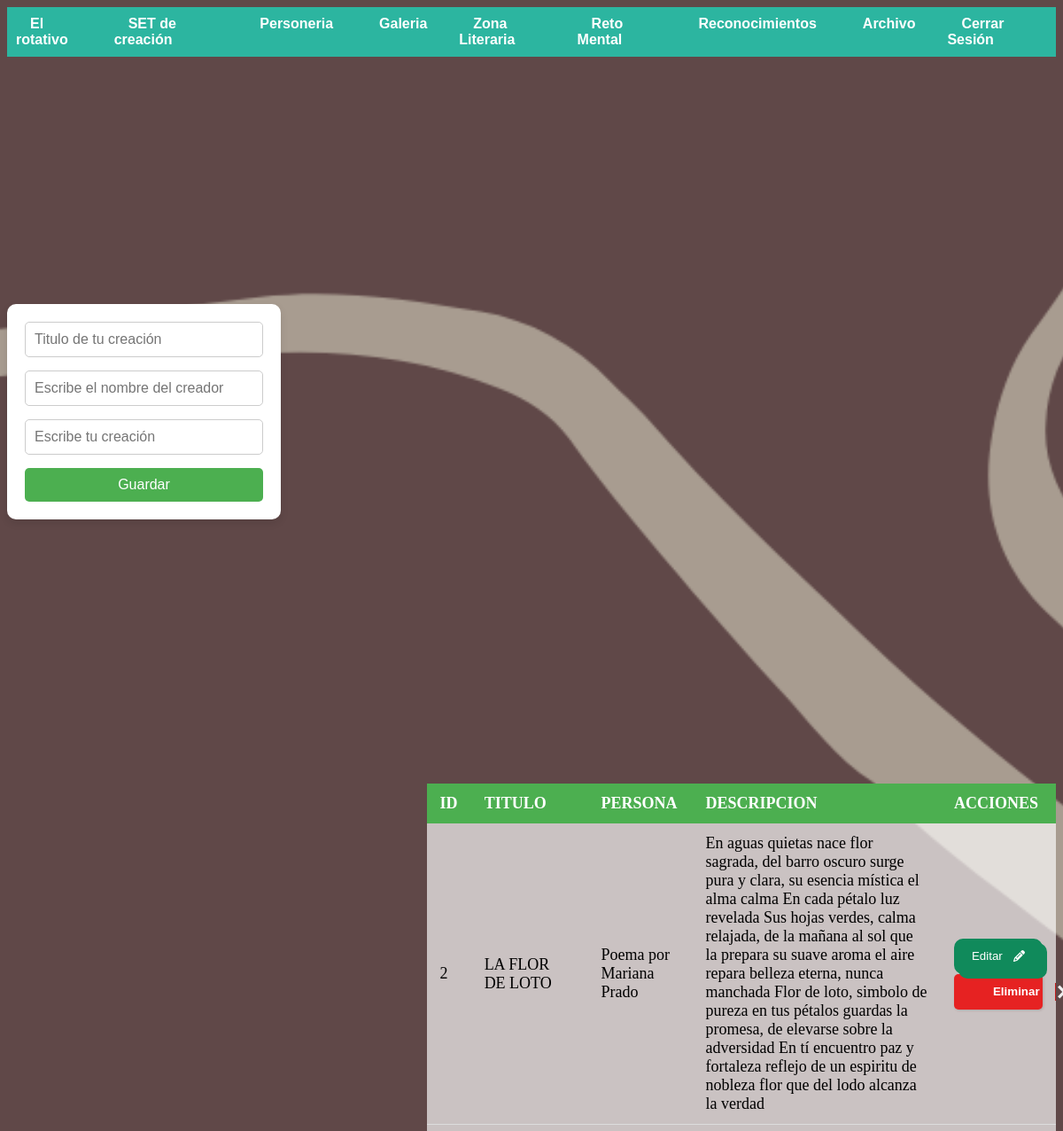
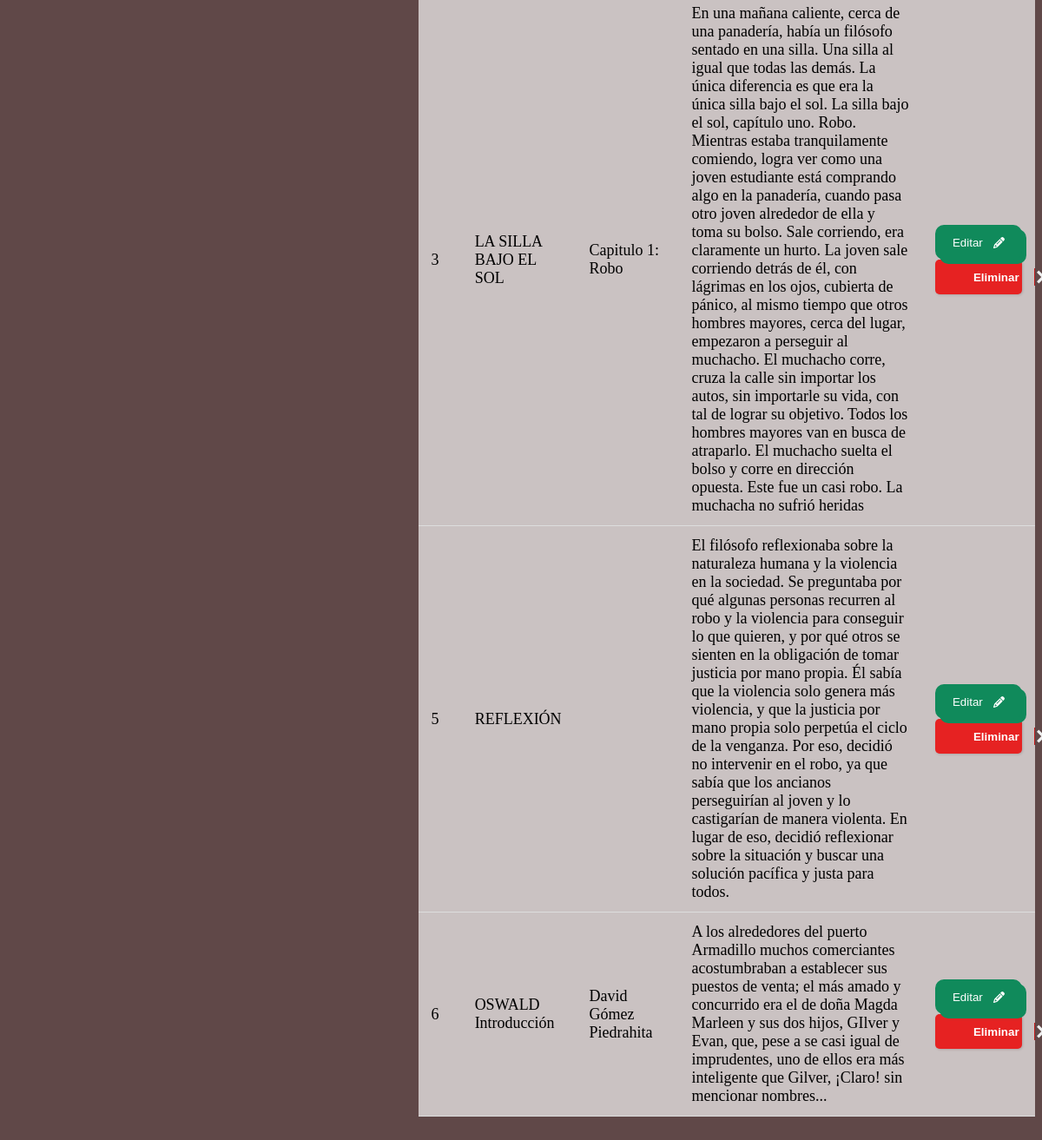
Page /administrador/zona_literaria.php (signed in) on the committed database (2 pictures, top to bottom).
### tables this page shows
CREATE TABLE `literaria` (
  `id` int(11) NOT NULL,
  `titulo` varchar(200) NOT NULL,
  `autor` varchar(100) NOT NULL,
  `descripcion` varchar(900) NOT NULL
);

### administrador/zona_literaria.php (the view, shortened to what this page needs)
<?php include("includes/header.php"); ?>
    <div class="contenedor">
        <div class="formulario">
            <div class="tarjeta">
                <form action="zona_literaria/guardar.php" method="POST">
                    <div class="grupo">
                        <input type="text" name="titulo" placeholder="Titulo de tu creación" autofocus>
                    </div>
                    <div class="grupo">
                        <input type="text" name="autor" rows="3" placeholder="Escribe el nombre del creador">
                    </div>
                    <div class="grupo">
                        <input type="text" name="descripcion" rows="3" placeholder="Escribe tu creación">
                    </div>
                    <input type="submit" name="guardar" value="Guardar">
                </form>
            </div>
        </div>
    </div>
     <div class="muestras">
        <table>
            <thead>
                <tr>
                    <th>id</th>
                    <th>titulo</th>
                    <th>persona</th>
                    <th>descripcion</th>
                    <th>acciones</th>
                 </tr>
            </thead>
            <tbody>
            <?php
                    $query = "SELECT * FROM literaria";
                    $result_ = mysqli_query($conexion, $query);
                    while($row = mysqli_fetch_array($result_)){?>
                        <tr>
                            <td><?php echo $row['id']?></td>
                            <td><?php echo $row['titulo']?></td>
                            <td><?php echo $row['autor'] ?></td>
                            <td><?php echo $row['descripcion']?></td>
                            <td>
                            <button class="Btn"  onclick="window.location.href='zona_literaria/editar.php?id=<?php echo $row['id']?>';">Editar
                            </button>
                            <button class="noselect" onclick="window.location.href='zona_literaria/eliminar.php?id=<?php echo $row['id']?>';">
                                <span class="text">Eliminar</span><span class="icon">
                                    <svg xmlns="http://www.w3.org/2000/svg" width="24" height="24" viewBox="0 0 24 24">
                                        <path d="M24 20.188l-8.315-8.209 8.2-8.282-3.697-3.697-8.212 8.318-8.31-8.203-3.666 3.666 8.321 8.24-8.206 8.313 3.666 3.666 8.237-8.318 8.285 8.203z">
                                        </path>
                                    </svg>
                                </span>
                        </button>
                            </td>
                        </tr>
                    <?php }?>
            </tbody>
         </table>
        </div>
        <?php include("includes/footer.php");?>

### administrador/algo.css (style rules this page uses)
body { background-image: url(../img/Fondo_Oscuro.png); background-repeat: no-repeat; background-size: cover; background-attachment: fixed; }
.contenedor { display: flex; justify-content: left; align-items: center; height: 100vh; background-color: transparent; margin: 0%; padding: 0; }
.tarjeta { background-color: white; padding: 20px; border-radius: 10px; box-shadow: 0px 4px 10px rgba(0, 0, 0, 0.1); max-width: 400px; width: 100%; }
.grupo { margin-bottom: 15px; }
.grupo input[type="text"] { width: 100%; padding: 10px; border: 1px solid #ccc; border-radius: 5px; font-size: 16px; box-sizing: border-box; }
input[type="submit"] { width: 100%; padding: 10px 15px; background-color: #4CAF50; color: white; border: none; border-radius: 5px; font-size: 16px; cursor: pointer; transition: background-color 0.3s ease; }
.muestras { display:flex; justify-content: right; align-items: center; background-color: transparent; }
table { width: 60%; border-collapse: collapse; margin: 20px 0; font-size: 18px; text-align: left; }
thead tr { background-color: #4CAF50; color: white; }
thead th { padding: 12px 15px; text-transform: uppercase; }
tbody { background-color: #ffffffab; }
tbody td { padding: 12px 15px; border-bottom: 1px solid #ddd; }
.Btn { position: relative; display: flex; align-items: center; justify-content: flex-start; width: 100px; height: 40px; border: none; padding: 0px 20px; background-color: rgb(16, 138, 91); color: white; font-weight: 500; cursor: pointer; border-radius: 10px; box-shadow: 5px 5px 0px rgb(16, 138, 91); transition-duration: .3s; }
.svg { width: 13px; position: absolute; right: 0; margin-right: 20px; fill: white; transition-duration: .3s; }
.noselect { width: 100px; height: 40px; cursor: pointer; display: flex; align-items: center; background: red; border: none; border-radius: 5px; box-shadow: 1px 1px 3px rgba(0,0,0,0.15); background: #e62222; }
.noselect, button span { transition: 200ms; }
.noselect .text { transform: translateX(20px); color: white; font-weight: bold; }
.noselect .icon { position: absolute; border-left: 1px solid #c41b1b; transform: translateX(90px); height: 20px; width: 20px; display: flex; align-items: center; justify-content: center; }
.noselect svg { width: 15px; fill: #eee; }
button { --primary-color: #704646ea; --secondary-color: #fff; --hover-color: #111; --arrow-width: 10px; --arrow-stroke: 2px; box-sizing: border-box; border: 0; border-radius: 20px; color: var(--secondary-color); padding: 1em 1.8em; background: var(--primary-color); display: flex; transition: 0.2s background; align-items: center; gap: 0.6em; font-weight: bold; }

### rows in the picture
literaria: id "2", titulo "LA FLOR DE LOTO", autor "Poema por Mariana Prado", descripcion "En aguas quietas nace flor sagrada, del barro oscuro surge pura y clara, su esencia mística el alma calma En cada pétalo luz revelada Sus hojas verdes, calma relajada, de la mañana al sol que la prepara su suave aroma el aire repara belleza eterna, nunca manchada Flor de loto, simbolo de pureza en tus pétalos guardas la promesa, de elevarse sobre la adversidad En tí encuentro paz y fortaleza reflejo de un espiritu de nobleza flor que del lodo alcanza la verdad"
literaria: id "3", titulo "LA SILLA BAJO EL SOL", autor "Capitulo 1: Robo", descripcion "En una mañana caliente, cerca de una panadería, había un filósofo sentado en una silla. Una silla al igual que todas las demás. La única diferencia es que era la única silla bajo el sol. La silla bajo el sol, capítulo uno. Robo. Mientras estaba tranquilamente comiendo, logra ver como una joven estudiante está comprando algo en la panadería, cuando pasa otro joven alrededor de ella y toma su bolso. Sale corriendo, era claramente un hurto. La joven sale corriendo detrás de él, con lágrimas en los ojos, cubierta de pánico, al mismo tiempo que otros hombres mayores, cerca del lugar, empezaron a perseguir al muchacho. El muchacho corre, cruza la calle sin importar los autos, sin importarle su…"
literaria: id "5", titulo "REFLEXIÓN", descripcion "El filósofo reflexionaba sobre la naturaleza humana y la violencia en la sociedad. Se preguntaba por qué algunas personas recurren al robo y la violencia para conseguir lo que quieren, y por qué otros se sienten en la obligación de tomar justicia por mano propia. Él sabía que la violencia solo genera más violencia, y que la justicia por mano propia solo perpetúa el ciclo de la venganza. Por eso, decidió no intervenir en el robo, ya que sabía que los ancianos perseguirían al joven y lo castigarían de manera violenta. En lugar de eso, decidió reflexionar sobre la situación y buscar una solución pacífica y justa para todos."
literaria: id "6", titulo "OSWALD Introducción", autor "David Gómez Piedrahita", descripcion "A los alrededores del puerto Armadillo muchos comerciantes acostumbraban a establecer sus puestos de venta; el más amado y concurrido era el de doña Magda Marleen y sus dos hijos, GIlver y Evan, que, pese a se casi igual de imprudentes, uno de ellos era más inteligente que Gilver, ¡Claro! sin mencionar nombres..."
